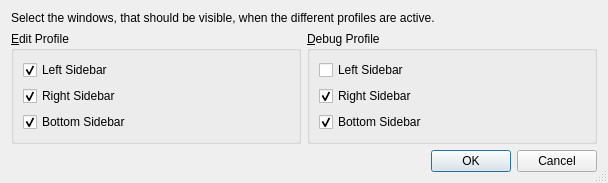
<?xml version="1.0" encoding="UTF-8"?>
<ui version="4.0">
 <class>ViewProfileSidebarsDialog</class>
 <widget class="QDialog" name="ViewProfileSidebarsDialog">
  <property name="geometry">
   <rect>
    <x>0</x>
    <y>0</y>
    <width>608</width>
    <height>177</height>
   </rect>
  </property>
  <property name="windowTitle">
   <string>Configure View Profiles</string>
  </property>
  <property name="sizeGripEnabled">
   <bool>true</bool>
  </property>
  <layout class="QGridLayout" name="gridLayout">
   <item row="0" column="0" colspan="2">
    <widget class="QLabel" name="textLabel1">
     <property name="text">
      <string>Select the windows, that should be visible, when the different profiles are active.</string>
     </property>
     <property name="alignment">
      <set>Qt::AlignVCenter</set>
     </property>
    </widget>
   </item>
   <item row="1" column="0">
    <widget class="QGroupBox" name="editGroup">
     <property name="title">
      <string>&amp;Edit Profile</string>
     </property>
     <layout class="QVBoxLayout" name="verticalLayout">
      <item>
       <widget class="QCheckBox" name="epltCheckBox">
        <property name="text">
         <string>Left Sidebar</string>
        </property>
        <property name="checked">
         <bool>true</bool>
        </property>
       </widget>
      </item>
      <item>
       <widget class="QCheckBox" name="eprtCheckBox">
        <property name="text">
         <string>Right Sidebar</string>
        </property>
        <property name="checked">
         <bool>true</bool>
        </property>
       </widget>
      </item>
      <item>
       <widget class="QCheckBox" name="ephtCheckBox">
        <property name="text">
         <string>Bottom Sidebar</string>
        </property>
        <property name="checked">
         <bool>true</bool>
        </property>
       </widget>
      </item>
     </layout>
    </widget>
   </item>
   <item row="1" column="1">
    <widget class="QGroupBox" name="debugGroup">
     <property name="title">
      <string>&amp;Debug Profile</string>
     </property>
     <layout class="QVBoxLayout" name="verticalLayout_2">
      <item>
       <widget class="QCheckBox" name="dpltCheckBox">
        <property name="text">
         <string>Left Sidebar</string>
        </property>
       </widget>
      </item>
      <item>
       <widget class="QCheckBox" name="dprtCheckBox">
        <property name="text">
         <string>Right Sidebar</string>
        </property>
        <property name="checked">
         <bool>true</bool>
        </property>
       </widget>
      </item>
      <item>
       <widget class="QCheckBox" name="dphtCheckBox">
        <property name="text">
         <string>Bottom Sidebar</string>
        </property>
        <property name="checked">
         <bool>true</bool>
        </property>
       </widget>
      </item>
     </layout>
    </widget>
   </item>
   <item row="2" column="0" colspan="2">
    <widget class="QDialogButtonBox" name="buttonBox">
     <property name="orientation">
      <enum>Qt::Horizontal</enum>
     </property>
     <property name="standardButtons">
      <set>QDialogButtonBox::Cancel|QDialogButtonBox::Ok</set>
     </property>
    </widget>
   </item>
  </layout>
 </widget>
 <pixmapfunction>qPixmapFromMimeSource</pixmapfunction>
 <tabstops>
  <tabstop>eprtCheckBox</tabstop>
  <tabstop>epltCheckBox</tabstop>
  <tabstop>ephtCheckBox</tabstop>
  <tabstop>dpltCheckBox</tabstop>
  <tabstop>dprtCheckBox</tabstop>
  <tabstop>dphtCheckBox</tabstop>
  <tabstop>buttonBox</tabstop>
 </tabstops>
 <resources/>
 <connections>
  <connection>
   <sender>buttonBox</sender>
   <signal>accepted()</signal>
   <receiver>ViewProfileSidebarsDialog</receiver>
   <slot>accept()</slot>
   <hints>
    <hint type="sourcelabel">
     <x>56</x>
     <y>208</y>
    </hint>
    <hint type="destinationlabel">
     <x>56</x>
     <y>229</y>
    </hint>
   </hints>
  </connection>
  <connection>
   <sender>buttonBox</sender>
   <signal>rejected()</signal>
   <receiver>ViewProfileSidebarsDialog</receiver>
   <slot>reject()</slot>
   <hints>
    <hint type="sourcelabel">
     <x>146</x>
     <y>215</y>
    </hint>
    <hint type="destinationlabel">
     <x>146</x>
     <y>234</y>
    </hint>
   </hints>
  </connection>
 </connections>
</ui>
